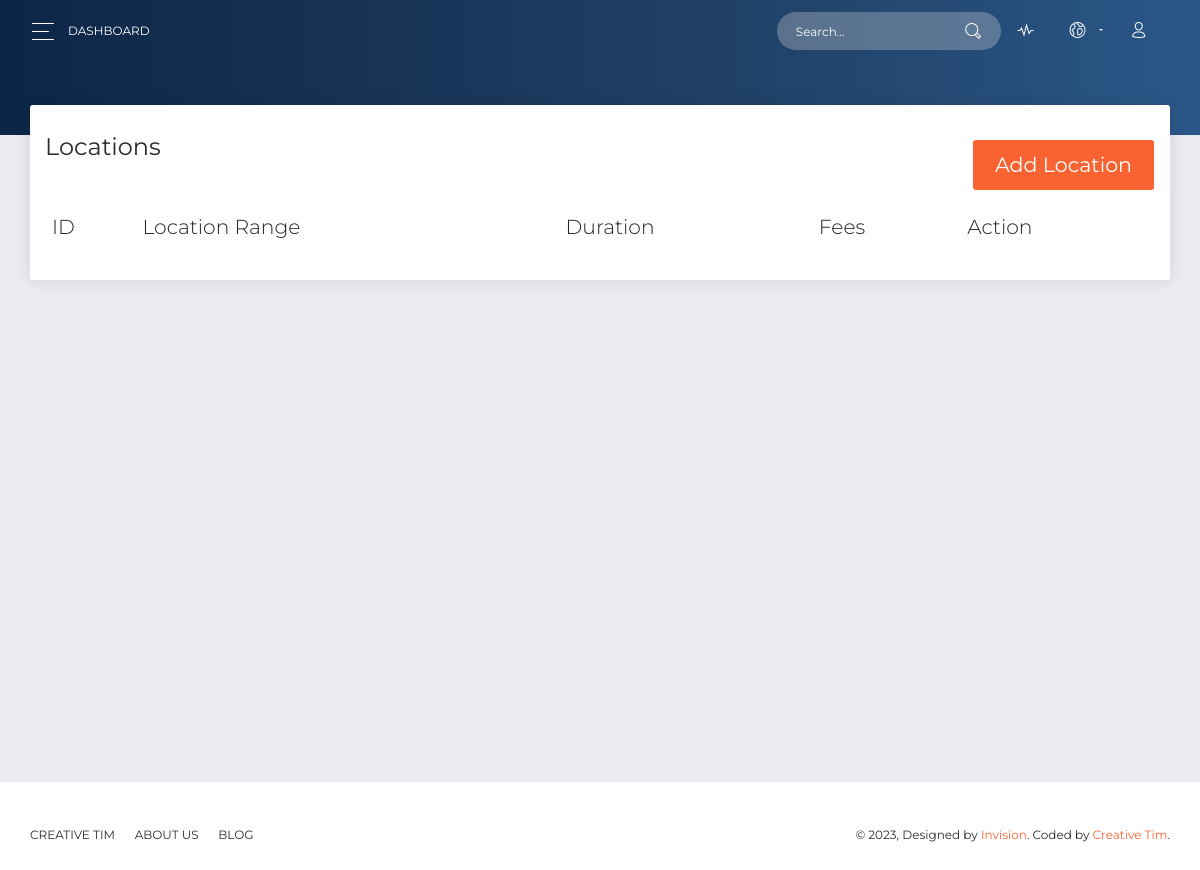
The page /admin/locations.php on the database as committed earlier.
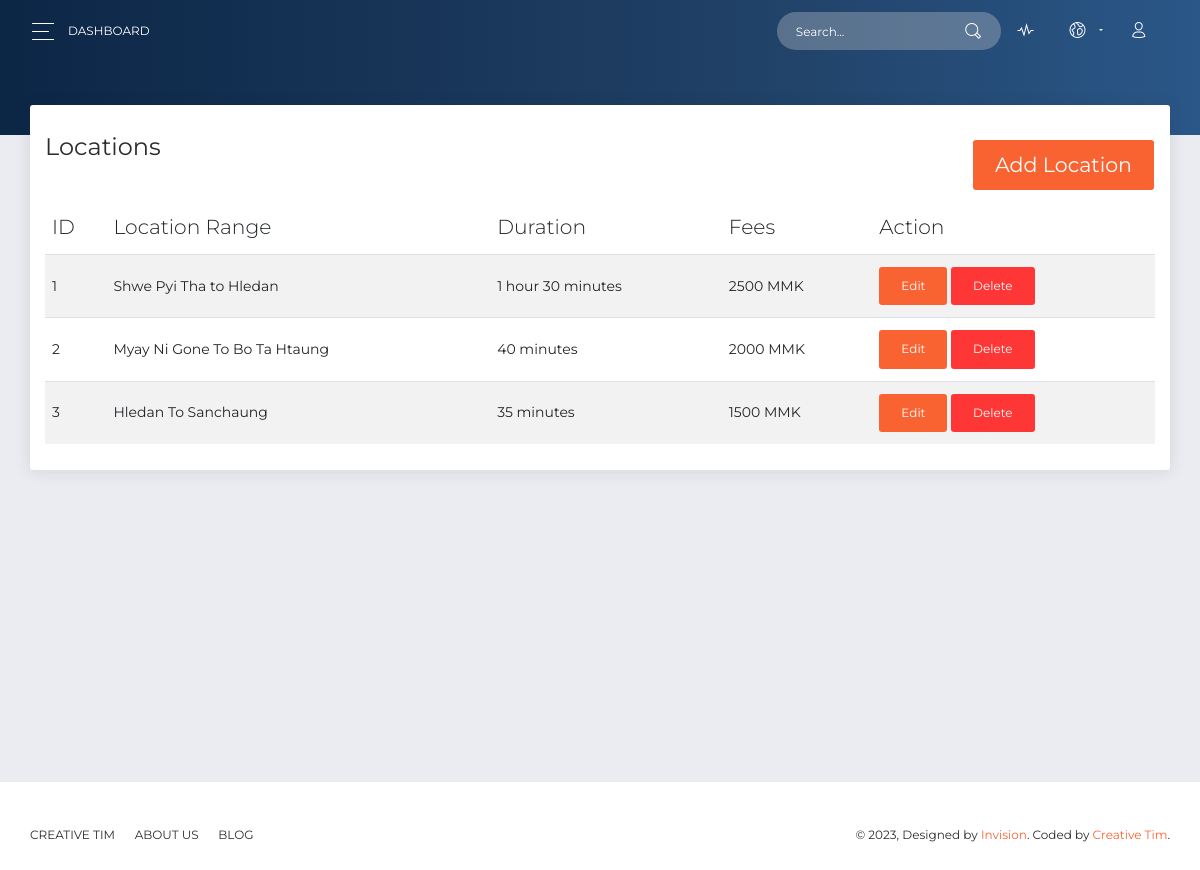
The same page on the database as committed later.
### tables this page shows
CREATE TABLE `locations` (
  `id` int NOT NULL,
  `location_range` varchar(255) NOT NULL,
  `duration` varchar(255) NOT NULL,
  `fees` int NOT NULL,
  `deleted_at` int NOT NULL DEFAULT '0' COMMENT '0 => not\r\n1 => deleted'
);

### admin/locations.php (the view, shortened to what this page needs)
<?php
    include_once('header.php');
    $select_location = "SELECT * FROM locations
                        WHERE deleted_at = 0
                        ORDER BY id DESC";
    $select_location_query = mysqli_query($connect,$select_location);
    $count_location = mysqli_num_rows($select_location_query);
?>
      <div class="panel-header panel-header-sm">
      </div>
      <div class="content">
        <div class="row">
          <div class="col-md-12">
            <div class="card">
              <div class="card-header">
                <h4 class="card-title">Locations <button class="btn btn-primary float-right" data-toggle="modal" data-target="#addModal">Add Location</button></h4>
              </div>
              <div class="card-body">
                    <table class="table table-hover table-striped" id="location-list">
                        <thead>
                            <th>ID</th>
                            <th>Location Range</th>
                            <th>Duration</th>
                            <th>Fees</th>
                            <th>Action</th>
                        </thead>
                        <tbody>
                        <?php
                            if($count_location > 0)
                            {
                                for ($i=1; $i <= $count_location; $i++) {
                                    $row_location = mysqli_fetch_assoc($select_location_query);
                                ?>
                            <tr>
                                <td><?php echo $i; ?></td>
                                <td><?php echo $row_location['location_range']; ?></td>
                                <td><?php echo $row_location['duration']; ?></td>
                                <td><?php echo $row_location['fees']; ?> MMK </td>
                                <td>
                                    <button class="btn btn-primary editbtn" data-toggle="modal" data-target="#editModal" data-location='<?php echo json_encode($row_location); ?>'>Edit</button>
                                    <button class="btn btn-danger deletebtn" data-toggle="modal" data-target="#deleteModal" data-id="<?php echo $row_location['id']; ?>">Delete</button>
                                </td>
                            </tr>
                            <?php
                                }
                            }
                            ?>
                        </tbody>
                        </table>
                    </div>
                </div>
            </div>
        </div>
    </div>
</div>
</div>
<?php
    include_once('footer.php');
?>

### admin/header.php (shortened to what this page needs)
<!DOCTYPE html>
<html lang="en">
<head>
  <link rel="stylesheet" href="https://use.fontawesome.com/releases/v5.7.1/css/all.css">
  <link href="assets/css/bootstrap.min.css" rel="stylesheet" />
  <link href="assets/css/now-ui-dashboard.css?v=1.5.0" rel="stylesheet" />
  <link href="assets/demo/demo.css" rel="stylesheet" />
</head>
<body class="">
  <div class="wrapper ">
    <div class="main-panel" id="main-panel">
      <nav class="navbar navbar-expand-lg navbar-transparent  bg-primary  navbar-absolute">
        <div class="container-fluid">
          <div class="navbar-wrapper">
            <div class="navbar-toggle">
              <button type="button" class="navbar-toggler">
                <span class="navbar-toggler-bar bar1"></span>
                <span class="navbar-toggler-bar bar2"></span>
                <span class="navbar-toggler-bar bar3"></span>
              </button>
            </div>
            <a class="navbar-brand" href="#pablo">Dashboard</a>
          </div>
          <div class="collapse navbar-collapse justify-content-end" id="navigation">
            <form>
              <div class="input-group no-border">
                <input type="text" value="" class="form-control" placeholder="Search...">
                <div class="input-group-append">
                  <div class="input-group-text">
                    <i class="now-ui-icons ui-1_zoom-bold"></i>
                  </div>
                </div>
              </div>
            </form>
            <ul class="navbar-nav">
              <li class="nav-item">
                <a class="nav-link" href="#pablo">
                  <i class="now-ui-icons media-2_sound-wave"></i>
                </a>
              </li>
              <li class="nav-item dropdown">
                <a class="nav-link dropdown-toggle" id="navbarDropdownMenuLink" data-toggle="dropdown" aria-haspopup="true" aria-expanded="false">
                  <i class="now-ui-icons location_world"></i>
                </a>
              </li>
              <li class="nav-item">
                <a class="nav-link" href="#pablo">
                  <i class="now-ui-icons users_single-02"></i>
                </a>
              </li>
            </ul>
          </div>
        </div>
      </nav>

### admin/footer.php (shortened to what this page needs)
<footer class="footer">
        <div class=" container-fluid ">
          <nav>
            <ul>
              <li>
                <a href="https://www.creative-tim.com">
                  Creative Tim
                </a>
              </li>
              <li>
                <a href="http://presentation.creative-tim.com">
                  About Us
                </a>
              </li>
              <li>
                <a href="http://blog.creative-tim.com">
                  Blog
                </a>
              </li>
            </ul>
          </nav>
          <div class="copyright" id="copyright">
            &copy; , Designed by <a href="https://www.invisionapp.com" target="_blank">Invision</a>. Coded by <a href="https://www.creative-tim.com" target="_blank">Creative Tim</a>.
          </div>
        </div>
      </footer>
  <link rel="stylesheet" href="https://cdn.datatables.net/1.13.4/css/jquery.dataTables.css" />
</body>
</html>

Rows that differ between the two databases and show on the page:
added locations: location_range "Shwe Pyi Tha to Hledan", duration "1 hour 30 minutes", fees "2500"
added locations: location_range "Myay Ni Gone To Bo Ta Htaung", duration "40 minutes", fees "2000"
added locations: location_range "Hledan To Sanchaung", duration "35 minutes", fees "1500"
